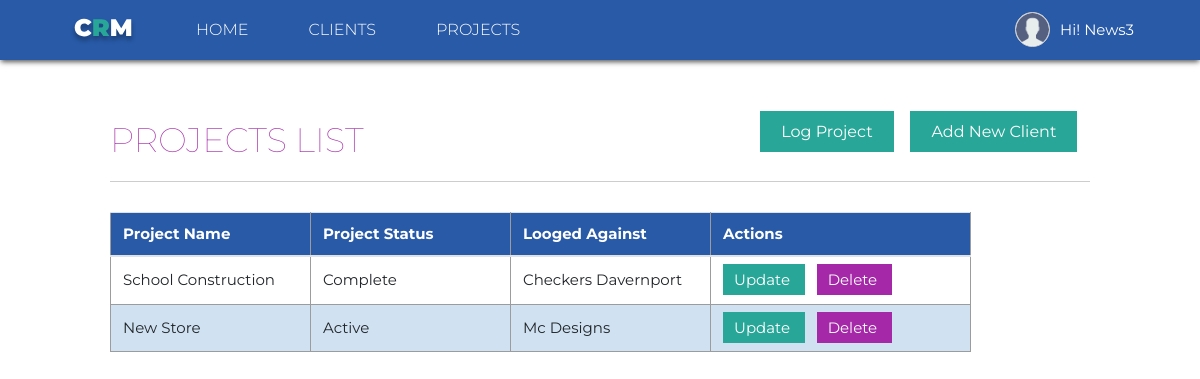
The page /logged-projects/ (signed in) on the database its author committed.
### users/models.py (models this page shows, shortened)
class Profile(models.Model):
    user = models.OneToOneField(User, on_delete=models.CASCADE)
    image = models.ImageField(default="default.png", upload_to="profile_pics")
    ''' Here I'm overridng the save method of the profile image,
    and resizing the images if it is greater the 300 in height and width
    To avoid having huge images in our system
    '''
    def save(self, *args, **kwargs):
        super().save(*args, **kwargs)
        img = Image.open(self.image.path)
        if img.height > 330 or img.width > 330:
            output_size = (330, 330)
            img.thumbnail(output_size)
            img.save(self.image.path)

### our_clients/models.py (models this page shows, shortened)
class Projects(models.Model):
    PEOJECT_STATUS_CHOICE = (
        ('', 'Select Status'),
        ('Active', 'Active'),
        ('Inactive', 'Inactive'),
        ('Complete', 'Complete'),
    )
    project_name = models.CharField(max_length=255)
    project_status = models.CharField(
        max_length=100, choices=PEOJECT_STATUS_CHOICE)
    client_name = models.ForeignKey(Clients, on_delete=models.CASCADE)

class Clients(models.Model):
    client_name = models.CharField(max_length=100)
    contact_person = models.CharField(max_length=100)
    contact_number = models.CharField(max_length=100,)
    date_posted = models.DateTimeField(default=timezone.now)
    def __str__(self):
        return self.client_name

### our_clients/views.py (the view)
# urls.py: path('logged-projects/', views.GetLoggedProjects, name="projects-list"),
@login_required
def GetLoggedProjects(request):
    context = {
        "Projects": Projects.objects.all().order_by('client_name')
    }
    return render(request, 'our_clients/projects_list.html', context)

### our_clients/templates/our_clients/projects_list.html
{% extends 'our_clients/base.html' %}
{% block content %}
<div class="client-list-container" style="width:980px;">
    <div class="table-header-section">
        <h1 class="clients-list-header">Projects List</h1>
        <div class="adding_new_container">
            <a href="{% url 'log-project' %}" class="adding_new_a">Log Project</a> &nbsp;&nbsp;
            <a href="{% url 'new-client' %}" class="adding_new_a">Add New Client</a> &nbsp;&nbsp;
        </div>
    </div>
    <table id="clientsTable" class="table table-responsive">
        <thead>
            <th>Project Name</th>
            <th>Project Status</th>
            <th>Looged Against</th>
            <th class="action_td" style="width: 240px !important;">Actions</th>
        </thead>
        {% for project in Projects %}
        <tr class="client-tr">
            <td>{{ project.project_name|title }}</td>
            <td>{{ project.project_status }}</td>
            <td>{{ project.client_name|title }}</td>
            <td class="action_td">
                <a class="action-btn updated_btn" href="{% url 'project-update' project.pk %}"> Update </a> &nbsp;&nbsp;
                <a class="action-btn delete_btn" href="{% url 'project-delete' project.pk %}"> Delete </a> &nbsp;&nbsp;
            </td>
        </tr>
        {% endfor %}
    </table>
</div>
{% endblock content %}

### our_clients/templates/our_clients/base.html (shortened to what this page needs)
{% load static %}
<!DOCTYPE html>
<html lang="en">
    <head>
        <link href="https://unpkg.com/aos@2.3.1/dist/aos.css" rel="stylesheet">
        <link rel="stylesheet" href="{% static '/our_clients/css/custom.css' %}">
        <link rel="stylesheet" href="{% static '/our_clients/css/animate.css' %}">
        <link rel="stylesheet" href="https://stackpath.bootstrapcdn.com/bootstrap/4.3.1/css/bootstrap.min.css">
    </head>
    <body>
        <header>
            <div class="header-container">
                <div class="menu-container">
                    <ul class="left-menu">
                        <li>
                            <a href="{% url 'home-page' %}">
                                <img src="/static/our_clients/img/crm_logo.svg" />
                            </a>
                        </li>
                        <li><a href="{% url 'home-page' %}">Home</a></li>
                        <li><a href="{% url 'clients' %}">Clients</a></li>
                        <li><a href="{% url 'projects-list' %}">Projects</a></li>
                    </ul>
                    <ul class="menu-list">
                        {% if user.is_authenticated %}
                        <div class="dropdown">
                            <button class="dropbtn">
                                <div class="users-det">
                                    <img class="profile-image" src="{{ user.profile.image.url }}" />
                                    <span class="user_name"> Hi! {{ user.username|title }}</span>
                                </div>
                            </button>
                        </div>
                        {% else %}
                        <li><a href="{% url 'sign-up' %}">Sign Up</a></li>
                        <li><a class="signin-btn" href="{% url 'sign-in' %}">Sign In</a></li>
                        {% endif %}
                    </ul>
                </div>
            </div>
        </header>
        <div class="content-main-grid">
            {% block content %}
            {% endblock content %}
        </div>
    </body>
    {% block js %}
    <link rel="stylesheet" type="text/css"
        href="https://cdn.datatables.net/v/dt/jszip-2.5.0/dt-1.10.18/af-2.3.0/b-1.5.2/b-colvis-1.5.2/b-flash-1.5.2/b-html5-1.5.2/b-print-1.5.2/cr-1.5.0/fh-3.1.4/r-2.2.2/datatables.min.css" />
    {% endblock js %}
</html>

### our_clients/static/our_clients/css/custom.css (style rules this page uses)
* { padding: 0px; margin: 0px; font-family: 'Montserrat', sans-serif; }
body { position: relative; width: 100%; background: #F4F4F4; }
.content-main-grid { margin: 0px auto; position: relative; }
.header-container { height: 60px; width: 100%; background: #285AA7; box-shadow: 0px 3px 5px -1px rgba(0, 0, 0, 0.66); -moz-box-shadow: 0px 3px 5px -1px rgba(0, 0, 0, 0.66); -webkit-box-shadow: 0px 3px 5px -1px rgba(0, 0, 0, 0.66); -o-box-shadow: 0px 3px 5px -1px rgba(0, 0, 0, 0.66); position: relative; z-index: 9999; }
.header-container .menu-container { position: relative; margin-left: 40px; margin-right: 50px; height: 60px; }
.header-container .menu-container .menu-list, .header-container .menu-container .left-menu { margin: 0; text-align: right; position: absolute; right: 0; background: transparent; }
.header-container .menu-container .menu-list li, .header-container .menu-container .left-menu li { list-style: none; float: left; background: transparent; padding-top: 18px; padding-left: 2px; padding-right: 2px; }
.header-container .menu-container .menu-list li a, .header-container .menu-container .left-menu li a { padding: 10px 28px; background: transparent; color: #fff; font-family: 'Montserrat', sans-serif; font-style: normal; font-weight: 300; font-size: 16px; line-height: 20px; text-transform: uppercase; text-decoration: none; outline: none; cursor: pointer; transition: all 0.4s ease-in-out; -moz-transition: all 0.4s ease-in-out; -o-transition: all 0.4s ease-in-out; -webkit-transition: all 0.4s ease-in-out; }
.header-container .menu-container .left-menu { left: 0; }
table { border-collapse: collapse; width: 100%; font-size: 15px; font-family: 'Montserrat', sans-serif; }
table th { background: #285AA7; color: #fff; padding-top: 10px !important; padding-bottom: 10px !important; }
table td, table th { border: 1px solid #9c9c9c; text-align: left; padding: 8px; }
table .client-tr:nth-child(even) { background-color: #d0e2f1; }
table .client-tr:nth-child(odd) { background-color: #fff; }
table .action_td { width: 260px; }
.dropbtn { color: white; padding: 16px; font-size: 15px; border: none; background: transparent; height: 40px; }
.dropbtn .users-det { display: -webkit-flex; display: -ms-flexbox; display: -ms-flex; display: flex; }
.dropbtn .users-det .profile-image { width: 35px; height: 35px; border-radius: 50%; border: solid 1px #cdcdcd; background: #ffffff; margin-right: 10px; margin-top: -4px; }
.dropdown { position: relative; display: inline-block; }
.dropdown .user_name { margin-top: 3px; }
.client-list-container { margin: 60px auto; position: relative; width: 1200px; }
.client-list-container .clients-list-header { font-size: 34px; font-family: 'Montserrat', sans-serif; color: #A428A7; font-weight: lighter; margin-bottom: 20px; text-transform: uppercase; }
.client-list-container .adding_new_container { position: absolute; right: 0; top: 0; }
.client-list-container .adding_new_a { padding: 10px 20px; background: #28A798; color: #fff; text-decoration: none; border: solid 1px transparent; transition: all 0.3s ease-in-out; -moz-transition: all 0.3s ease-in-out; -o-transition: all 0.3s ease-in-out; -webkit-transition: all 0.3s ease-in-out; }
.action-btn { text-decoration: none; color: #fff; padding: 5px 10px; box-sizing: border-box; border: solid 1px transparent; transition: all 0.3s ease-in-out; -moz-transition: all 0.3s ease-in-out; -o-transition: all 0.3s ease-in-out; -webkit-transition: all 0.3s ease-in-out; }
.updated_btn { background: #28A798; text-align: center; }
.delete_btn { background: #A428A7; }
#clientsTable thead tr th { min-width: 200px; }
.table-header-section { position: relative; margin-bottom: 30px; border-bottom: solid 1px #cdcdcd; }

### rows shown on the page
Projects: project_name "School Construction", project_status "Complete", client_name "Checkers Davernport"
Projects: project_name "New Store", project_status "Active", client_name "Mc Designs"

### other values the page prints
{{ user.username|title }} "News3"
